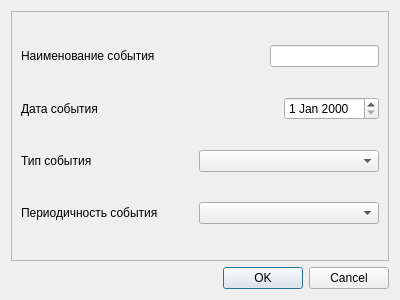
<?xml version="1.0" encoding="UTF-8"?>
<ui version="4.0">
 <class>Dialog</class>
 <widget class="QDialog" name="Dialog">
  <property name="geometry">
   <rect>
    <x>0</x>
    <y>0</y>
    <width>400</width>
    <height>300</height>
   </rect>
  </property>
  <property name="windowTitle">
   <string>Dialog</string>
  </property>
  <layout class="QVBoxLayout" name="verticalLayout">
   <item>
    <widget class="QFrame" name="frame">
     <property name="frameShape">
      <enum>QFrame::StyledPanel</enum>
     </property>
     <property name="frameShadow">
      <enum>QFrame::Sunken</enum>
     </property>
     <layout class="QVBoxLayout" name="verticalLayout_2">
      <item>
       <layout class="QHBoxLayout" name="horizontalLayout">
        <item>
         <widget class="QLabel" name="label">
          <property name="text">
           <string>Наименование события</string>
          </property>
         </widget>
        </item>
        <item>
         <spacer name="horizontalSpacer">
          <property name="orientation">
           <enum>Qt::Horizontal</enum>
          </property>
          <property name="sizeHint" stdset="0">
           <size>
            <width>72</width>
            <height>20</height>
           </size>
          </property>
         </spacer>
        </item>
        <item>
         <widget class="QLineEdit" name="lineEdit_EventName"/>
        </item>
       </layout>
      </item>
      <item>
       <layout class="QHBoxLayout" name="horizontalLayout_2">
        <item>
         <widget class="QLabel" name="label_2">
          <property name="text">
           <string>Дата события</string>
          </property>
         </widget>
        </item>
        <item>
         <spacer name="horizontalSpacer_2">
          <property name="orientation">
           <enum>Qt::Horizontal</enum>
          </property>
          <property name="sizeHint" stdset="0">
           <size>
            <width>68</width>
            <height>20</height>
           </size>
          </property>
         </spacer>
        </item>
        <item>
         <widget class="QDateEdit" name="dateEdit_EventDate"/>
        </item>
       </layout>
      </item>
      <item>
       <layout class="QHBoxLayout" name="horizontalLayout_3">
        <item>
         <widget class="QLabel" name="label_3">
          <property name="text">
           <string>Тип события</string>
          </property>
         </widget>
        </item>
        <item>
         <spacer name="horizontalSpacer_3">
          <property name="orientation">
           <enum>Qt::Horizontal</enum>
          </property>
          <property name="sizeHint" stdset="0">
           <size>
            <width>78</width>
            <height>20</height>
           </size>
          </property>
         </spacer>
        </item>
        <item>
         <widget class="QComboBox" name="comboBox_EventType">
          <property name="minimumSize">
           <size>
            <width>180</width>
            <height>0</height>
           </size>
          </property>
          <property name="currentText">
           <string/>
          </property>
          <property name="minimumContentsLength">
           <number>0</number>
          </property>
         </widget>
        </item>
       </layout>
      </item>
      <item>
       <layout class="QHBoxLayout" name="horizontalLayout_4">
        <item>
         <widget class="QLabel" name="label_4">
          <property name="text">
           <string>Периодичность события</string>
          </property>
         </widget>
        </item>
        <item>
         <spacer name="horizontalSpacer_4">
          <property name="orientation">
           <enum>Qt::Horizontal</enum>
          </property>
          <property name="sizeHint" stdset="0">
           <size>
            <width>7</width>
            <height>17</height>
           </size>
          </property>
         </spacer>
        </item>
        <item>
         <widget class="QComboBox" name="comboBox_EventPeriod">
          <property name="minimumSize">
           <size>
            <width>180</width>
            <height>0</height>
           </size>
          </property>
         </widget>
        </item>
       </layout>
      </item>
     </layout>
    </widget>
   </item>
   <item>
    <widget class="QDialogButtonBox" name="buttonBox">
     <property name="orientation">
      <enum>Qt::Horizontal</enum>
     </property>
     <property name="standardButtons">
      <set>QDialogButtonBox::Cancel|QDialogButtonBox::Ok</set>
     </property>
    </widget>
   </item>
  </layout>
 </widget>
 <resources/>
 <connections>
  <connection>
   <sender>buttonBox</sender>
   <signal>accepted()</signal>
   <receiver>Dialog</receiver>
   <slot>accept()</slot>
   <hints>
    <hint type="sourcelabel">
     <x>248</x>
     <y>254</y>
    </hint>
    <hint type="destinationlabel">
     <x>157</x>
     <y>274</y>
    </hint>
   </hints>
  </connection>
  <connection>
   <sender>buttonBox</sender>
   <signal>rejected()</signal>
   <receiver>Dialog</receiver>
   <slot>reject()</slot>
   <hints>
    <hint type="sourcelabel">
     <x>316</x>
     <y>260</y>
    </hint>
    <hint type="destinationlabel">
     <x>286</x>
     <y>274</y>
    </hint>
   </hints>
  </connection>
 </connections>
</ui>
